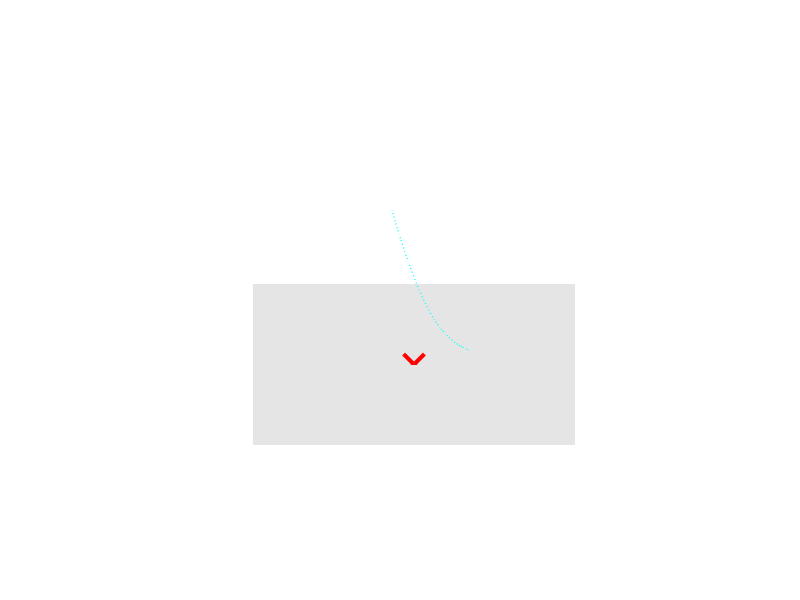

This figure's MATLAB source:
function rocket_landing_simulation()
    % ROCKET_LANDING_SIMULATION
    % Simulates a variable mass rocket in Moon gravity using Lagrangian dynamics.
    % Coordinate system: Polar (r, h) with fixed Yaw plane.
    % Visualizes the rocket as a stick.
    
    clc; clear; close all;

    %% --- 1. USER CONFIGURATION ---
    % Change these values as requested
    user_r_init   = 500;    % Initial Horizontal Distance (meters)
    user_h_init   = 300;    % Initial Height (meters)
    user_yaw_init = 45;     % Initial Yaw (degrees) from Center Line
    user_speed    = 20;     % Initial Speed (m/s)
    
    % Simulation Settings
    t_span = [0 20];        % Simulation duration (seconds)
    dt_vis = 0.1;           % Visualization update rate

    %% --- 2. SYSTEM PARAMETERS ---
    p.g_moon = 1.62;        % Moon gravity m/s^2 [cite: 9]
    p.g_earth = 9.81;       % Standard gravity for Isp calc [cite: 108]
    p.m_dry = 100;          % Dry mass (kg)
    p.m_fuel = 100;         % Fuel mass (kg)
    p.Isp = 300;            % Specific Impulse (s)
    p.L_rocket = 5;         % Length of rocket "stick" for vis (m)
    p.I = (1/12)*200*(5^2); % Approx Moment of Inertia (kg*m^2)
    
    % Thrust Constraints
    % Max Thrust = 5 * Body Weight (based on fully fueled mass)
    % Weight = (100+100) * 1.62. Max Thrust = 5 * Weight.
    p.max_thrust = 5 * (p.m_dry + p.m_fuel) * p.g_moon; 
    
    %% --- 3. INITIAL CONDITIONS ---
    % State Vector: [r, dr, h, dh, theta, dtheta, mass]
    % Note: Theta is 0 for Vertical (Up), pi/2 for Horizontal
    
    % Initial Orientation: Horizontal pointing towards target
    % "Head" points to target, so engine points away.
    theta0 = -pi/2; % -90 degrees (Horizontal, nose towards -r)
    
    % Initial Velocity: Aligned with rocket head direction
    dr0 = user_speed * sin(theta0); % Horizontal speed
    dh0 = user_speed * cos(theta0); % Vertical speed
    
    X0 = [user_r_init;      % r
          dr0;              % dr
          user_h_init;      % h
          dh0;              % dh
          theta0;           % theta (pitch)
          0;                % dtheta (angular velocity)
          p.m_dry + p.m_fuel]; % mass

    %% --- 4. SOLVE DYNAMICS ---
    % Using ode45 for integration
    options = odeset('RelTol',1e-4,'AbsTol',1e-4);
    [T_out, X_out] = ode45(@(t,x) rocket_dynamics(t, x, p), t_span, X0, options);

    %% --- 5. VISUALIZATION ---
    figure('Color','k','Name','Rocket Landing Simulation');
    hold on; grid on; axis equal;
    
    % Setup Scene
    xlabel('X (m)'); ylabel('Y (m)'); zlabel('Height (m)');
    view(user_yaw_init + 45, 30); % Adjust camera based on yaw
    
    % Draw Moon Surface
    patch([-1000 1000 1000 -1000], [-1000 -1000 1000 1000], [0 0 0 0], ...
          [0.8 0.8 0.8], 'EdgeColor', 'none', 'FaceAlpha', 0.5);
    
    % Draw Target
    plot3(0, 0, 0, 'rx', 'MarkerSize', 15, 'LineWidth', 3);
    viscircles([0 0], 0.5, 'Color', 'g'); % 0.5m target threshold 
    
    % Animation Loop
    rocket_line = plot3([0 0], [0 0], [0 0], 'w', 'LineWidth', 4); % The "Stick"
    traj_line = plot3(0,0,0, 'c:', 'LineWidth', 1);
    title_handle = title('');
    
    % Pre-calculate 3D coordinates based on fixed yaw
    % Convert polar r to x,y
    yaw_rad = deg2rad(user_yaw_init);
    x_pos = X_out(:,1) * cos(yaw_rad);
    y_pos = X_out(:,1) * sin(yaw_rad);
    z_pos = X_out(:,3);
    
    for i = 1:length(T_out)
        r = X_out(i,1);
        h = X_out(i,3);
        theta = X_out(i,5);
        
        % Current 3D Position
        curr_pos = [x_pos(i), y_pos(i), z_pos(i)];
        
        % Calculate Rocket "Stick" endpoints for visualization
        % Orientation vector in the fixed vertical plane
        % Theta = 0 is UP (Z+). Theta = -90 is pointing towards target (-r)
        
        % Local components in the r-z plane
        vec_r = sin(theta); % Horizontal component
        vec_h = cos(theta); % Vertical component
        
        % Project r-component into 3D (x,y)
        stick_vec = [vec_r * cos(yaw_rad), vec_r * sin(yaw_rad), vec_h];
        
        % Define stick ends (Center of Mass in middle)
        tip = curr_pos + stick_vec * (p.L_rocket / 2);
        tail = curr_pos - stick_vec * (p.L_rocket / 2);
        
        % Update Graphics
        set(rocket_line, 'XData', [tail(1) tip(1)], ...
                         'YData', [tail(2) tip(2)], ...
                         'ZData', [tail(3) tip(3)]);
                     
        set(traj_line, 'XData', x_pos(1:i), ...
                       'YData', y_pos(1:i), ...
                       'ZData', z_pos(1:i));
                   
        % Dynamic Title
        status = "Flying";
        if h <= 0; status = "CRASH/LANDED"; end
        
        t_str = sprintf('Time: %.2fs | Alt: %.1fm | Dist: %.1fm | Fuel: %.1fkg\nStatus: %s', ...
            T_out(i), h, r, X_out(i,7)-p.m_dry, status);
        set(title_handle, 'String', t_str, 'Color', 'w');
        set(gca, 'Color', 'k', 'XColor', 'w', 'YColor', 'w', 'ZColor', 'w');
        
        % Target Check (Simple)
        if r < 0.5 && h < 0.1
             text(0,0,5, 'TARGET REACHED', 'Color', 'g', 'FontSize', 20);
        end

        drawnow;
        
        % Stop if hit ground
        if h <= 0
            break;
        end
        
        % Time step delay
        if i < length(T_out)
            pause((T_out(i+1) - T_out(i)));
        end
    end
end

%% --- DYNAMICS FUNCTION ---
function dX = rocket_dynamics(t, X, p)
    % Unpack State
    r = X(1); dr = X(2);
    h = X(3); dh = X(4);
    theta = X(5); dtheta = X(6);
    m = X(7);
    
    % Clamp mass to dry mass
    if m < p.m_dry
        m = p.m_dry;
    end
    
    % --- CONTROL LOGIC (Simple Open Loop) ---
    % Note: User asked for dynamics, but without control it just falls.
    % We apply a simple constant retro-thrust to show dynamics.
    
    % Determine Thrust (Simple logic: if fuel left, burn at 80%)
    thrust_cmd = 0;
    if m > p.m_dry
        thrust_cmd = 0.8 * p.max_thrust; % 80% Throttle
    end
    
    % Determine Torque (Simple logic: try to rotate to upright 0 rad)
    % This acts as a damped spring to stabilize the stick
    kp = 100; kd = 200;
    desired_angle = 0; % Vertical
    torque_cmd = -kp*(theta - desired_angle) - kd*dtheta;
    
    % --- LAGRANGE DYNAMICS IMPLEMENTATION ---
    % Thrust Vector Decomposition
    % The thrust acts along the body axis. 
    % If theta=0 (Up), Thrust pushes Up (+h).
    % If theta=-pi/2 (Horizontal towards target), Thrust pushes Left (-r).
    
    F_rad = thrust_cmd * sin(theta); 
    F_vert = thrust_cmd * cos(theta);
    
    % 1. Radial Acceleration (Lagrange d/dt(dL/dr_dot) - dL/dr = F_r)
    % m*r_ddot = F_rad
    ddr = F_rad / m;
    
    % 2. Vertical Acceleration
    % m*h_ddot + m*g = F_vert
    ddh = (F_vert / m) - p.g_moon;
    
    % 3. Angular Acceleration
    % I*theta_ddot = Torque
    ddtheta = torque_cmd / p.I;
    
    % 4. Mass Depletion 
    dm = -thrust_cmd / (p.Isp * p.g_earth);
    if m <= p.m_dry
        dm = 0;
    end

    % Pack Derivative
    dX = [dr; ddr; dh; ddh; dtheta; ddtheta; dm];
end
